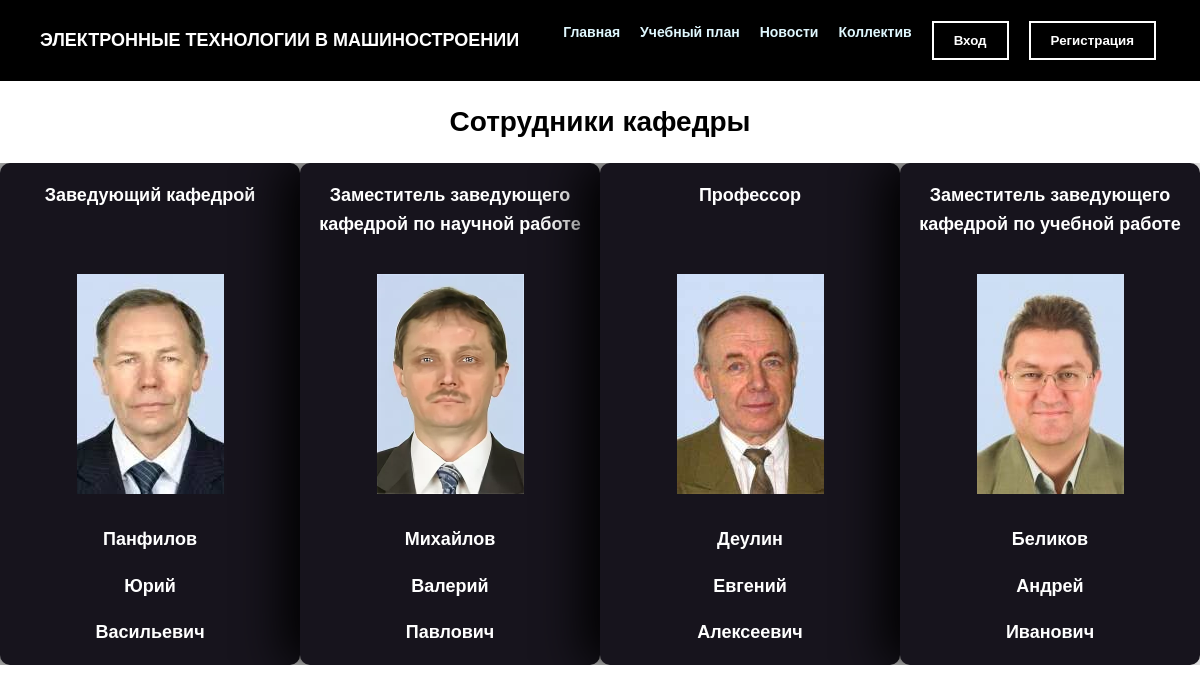
The app's page /personalities/ with its own data.
### main/models.py (models this page shows, shortened)
class Employee(models.Model):
    Job_title = models.CharField('Должность',max_length = 50 ,default='')
    last_name = models.CharField('Фамилия',max_length = 50 ,default='')
    first_name = models.CharField('Имя', max_length=50,default='')
    patronymic = models.CharField('Отчество', max_length=50,default='')
    image = models.ImageField(blank=True, upload_to='media/', verbose_name='Ссылка картинки')
    phone = models.CharField('Контактный телефон', max_length=50, default='')
    mail = models.CharField(max_length=50, default='')
    class Meta():
        verbose_name = 'Сотрудник кафедры'
        verbose_name_plural = 'Сотрудники кафедры'

### main/views.py (the view)
# urls.py: path('personalities/', views.personalities, name='personalities'),
def personalities(request):
    person = Employee.objects.all()
    gc = gspread.service_account(filename='my-test-project-393514-a124afd2fae3.json')
    sh = gc.open("Расписание")
    worksheetPa = sh.get_worksheet(3)
    worksheetMi = sh.get_worksheet(4)
    worksheetBe = sh.get_worksheet(5)
    worksheetDe = sh.get_worksheet(6)
    list_of_listsPa = worksheetPa.get_all_values()
    list_of_listsMi = worksheetMi.get_all_values()
    list_of_listsBe = worksheetBe.get_all_values()
    list_of_listsDe = worksheetDe.get_all_values()
    return render(request, 'main/personalities.html', {'person': person, "Pa": list_of_listsPa, "Mi": list_of_listsMi, "Be": list_of_listsBe, 'De': list_of_listsDe})

### main/templates/main/personalities.html (shortened to what this page needs)
{% extends 'main/layout.html' %}
{% block content %}
<h1 style="text-align: center;">Сотрудники кафедры</h1>
    <div class='featuresprep'>
        {% if person %}
            {% for el in person %}
                <div class="personalcard">
                    <div style="height: 75px; width: 100%"><p>{{ el.Job_title }} <br>   </p></div>
                    {% if el.image %}
                       <img src="{{MEDIA_URL}}{{ el.image.url}} " style="width: 147px; height: 220px; margin-bottom:4px">
                    {% endif %}
                    <p>{{ el.last_name }}</p>
                    <p>{{ el.first_name }}</p>
                    <p>{{ el.patronymic}}</p>
                </div>
            {% endfor %}
        {% else %}
            <p>У вас нет записей.</p>
        {% endif %}
    </div>
{% endblock %}

### main/templates/main/layout.html (shortened to what this page needs)
{% load static %}
<!DOCTYPE html>
<html lang="en">
<head>
    <link rel="stylesheet" href="{% static 'main/css/main.css' %}">
</head>
<body style="
margin-top: 0px;
margin-left: 0px;
margin-right: 0px;
margin-bottom: 0px;
">
    <div class="gosenalnoye-menyu">
        <nav>
        <p>Электронные технологии в машиностроении</p>
        <ul>
                          <li><a href="{% url 'home' %}">Главная</a></li>
                          <li><a href="{% url 'syllabus' %}">Учебный план</a></li>
                          <li><a href="{% url 'news_home' %}">Новости</a></li>
                          <li><a href="{% url 'personalities' %}">Коллектив</a></li>
                          {% if user.is_authenticated %}
                          <a  href="{% url 'logout' %}"><li><button  class="btn-outline-primary">Выход</button><i class='nav-item nav-link' ></i></li></a>
                          {% else %}
                            <a  href="{% url 'login' %}"><li><button  class="btn-outline-primary">Вход</button></li></a>
                            <a  href="{% url 'register' %}"><li><button  class="btn-outline-primary">Регистрация</button></li></a>
                          {% endif %}
        </ul>
        </nav>
      </div>
    <main>
         {% block content %}
         {% endblock %}
    </main>
</body>
</html>

### main/static/main/css/main.css (style rules this page uses)
html { font-family:sans-serif; -ms-text-size-adjust:100%; -webkit-text-size-adjust:100% }
body { background-color: white; font-size:14px; line-height:1.6; font-family:"Montserrat",sans-serif; color:black; }
.gosenalnoye-menyu { color: white; font-weight: 600; font-size: 14px; text-align:space-around; }
.gosenalnoye-menyu nav { background-color: black; display: flex; align-items: center; justify-content: space-around; flex-wrap: wrap; overflow: hidden; padding: 20px; }
.gosenalnoye-menyu nav p { color: WHITE; font-weight: bold; font-size: 18px; margin: 6px; text-transform: uppercase; }
.gosenalnoye-menyu ul { display: flex; margin: 0; padding: 0; list-style-type: none; }
.gosenalnoye-menyu ul li { margin: 0 10px; }
.gosenalnoye-menyu ul li a { color: #e0f8ff; position: relative; text-decoration: none; transition: 1.5s; }
.gosenalnoye-menyu ul li a:after { display: block; position: absolute; left: 0; width: 0; height: 2px; background-color: white; content: ""; transition: width 0.3s ease-out; }
.btn-outline-primary { background-color: transparent; border: 2px solid white; color: white; font-weight: 700; padding: 10px 20px; cursor: pointer; outline: 2px solid transparent; outline-offset: 3px; transition: background-color .2s ease-in-out, color .2s ease-in-out; }
.featuresprep { position: relative; overflow: hidden; justify-content: space-around; display: flex; flex-wrap:wrap; }
.personalcard { background-color: #17141d; border-radius: 10px; width: 300px; box-shadow: -1rem 0 3rem #000; text-align:center; color: white; font-size: 18px; font-weight: 700; position: relative; float: left; }

### records on screen
Employee: Job_title "Заведующий кафедрой", image (picture), last_name "Панфилов", first_name "Юрий", patronymic "Васильевич"
Employee: Job_title "Заместитель заведующего кафедрой по научной работе", image (picture), last_name "Михайлов", first_name "Валерий", patronymic "Павлович"
Employee: Job_title "Профессор", image (picture), last_name "Деулин", first_name "Евгений", patronymic "Алексеевич"
Employee: Job_title "Заместитель заведующего кафедрой по учебной работе", image (picture), last_name "Беликов", first_name "Андрей", patronymic "Иванович"
